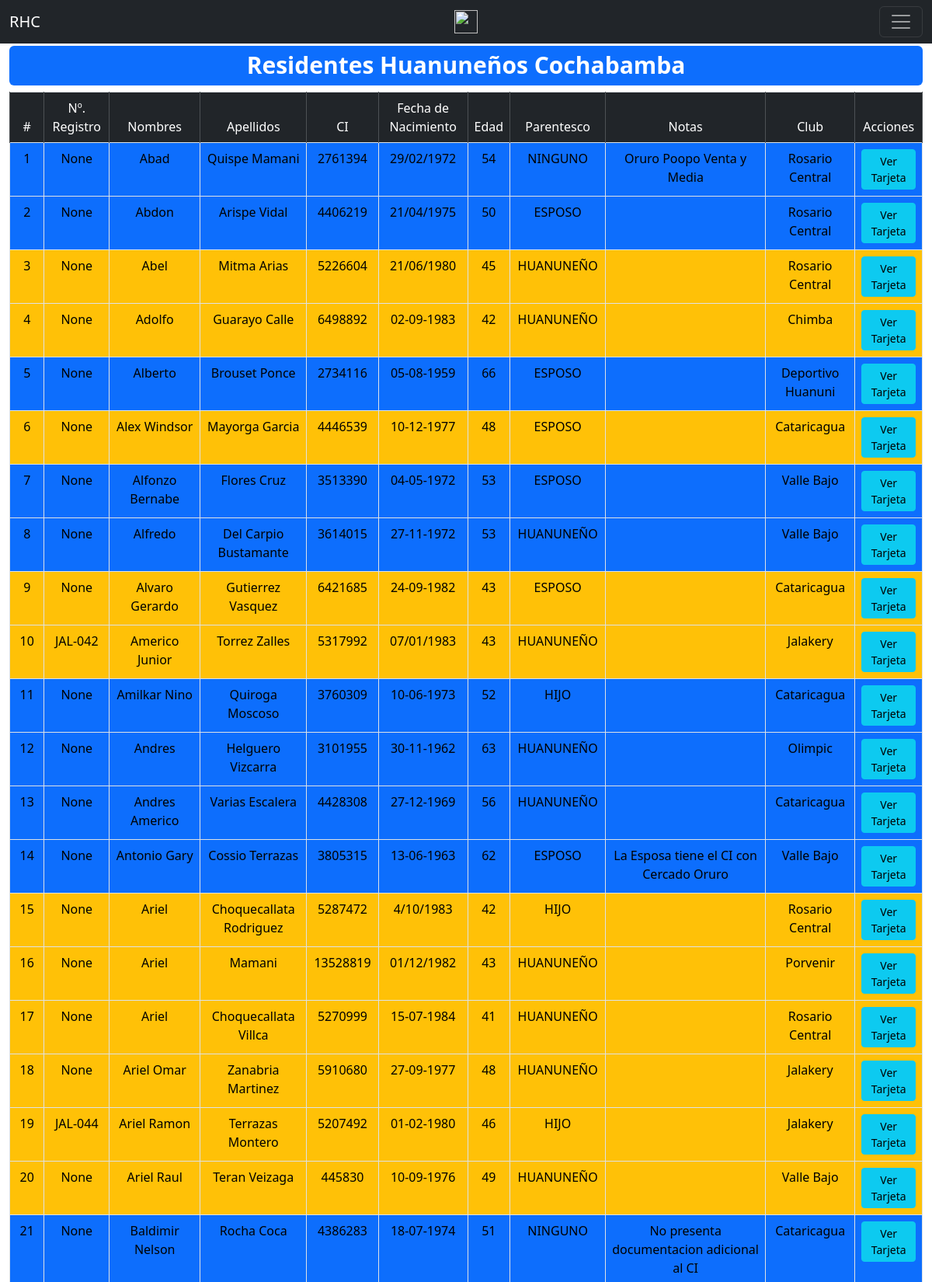
The page /list_player (signed in, upper part) on the database its author committed.
### tables this page shows
CREATE TABLE "player" (
	"register"	TEXT,
	"name"	TEXT,
	"last"	TEXT,
	"ci"	TEXT,
	"fechanacimiento"	TEXT,
	"parentesco"	TEXT,
	"notas"	TEXT,
	"club"	TEXT,
	"gestion"	TEXT DEFAULT 2025
);

### app.py (the view)
@app.route("/list_player", methods=["GET", "POST"])
@login_required
def list_player():
    with sqlite3.connect("rhc_database.db") as con:
        con.row_factory = dict_factory
        cur = con.cursor()
        cur.execute("SELECT rowid, * FROM player order by name")
        rows = cur.fetchall()
    for row in rows:
        fecha_nac = (
            row["fechanacimiento"].replace("/", "-")
            if row["fechanacimiento"].find("/")
            else row["fechanacimiento"]
        )
        row["edad"] = calculate_age(fecha_nac)
        row["bg"] = "bg-primary" if row["edad"] >= 50 else "bg-warning"
    print(rows)
    return render_template("list_player.html", players=rows)

### app.py (called while the page is built)
@login_manager.user_loader
def load_user(user_id):
    with sqlite3.connect("rhc_database.db") as con:
        con.row_factory = dict_factory
        cur = con.cursor()
        cur.execute("SELECT * FROM users WHERE id = ?", [user_id])
        user_data = cur.fetchone()
        if user_data:
            return User(user_data["id"], user_data["username"], user_data["password"])
    return None

def calculate_age(birthdate):
    day, month, year = map(int, birthdate.split("-"))
    today = datetime.date.today()
    age = today.year - year - ((today.month, today.day) < (month, day))
    return age

@app.teardown_appcontext
def close_connection(exception):
    db = getattr(g, "_database", None)
    if db is not None:
        db.close()

def dict_factory(cursor, row):
    d = {}
    for idx, col in enumerate(cursor.description):
        d[col[0]] = row[idx]
    return d

### templates/list_player.html (shortened to what this page needs)
{% extends "base.html" %}
{% block content %}
<div class="container-fluid text-center">
    <div class="row">
        <div class="col">
        <table class="table table-bordered border-ligth" id="listTable">
            <thead>
            <tr>
                <td class="table-dark">#</td>
                <td class="table-dark">Nº. Registro</td>
                <td class="table-dark">Nombres</td>
                <td class="table-dark">Apellidos</td>
                <td class="table-dark">CI</td>
                <td class="table-dark">Fecha de Nacimiento</td>
                <td class="table-dark">Edad</td>
                <td class="table-dark">Parentesco</td>
                <td class="table-dark">Notas</td>
                <td class="table-dark">Club</td>
                <td class="table-dark">Acciones</td>
            </tr>
            </thead>
            {% set index = 1 %}
            {% for player in players %}
            <tr>
                <td class="{{ player.bg }}">{{ loop.index }}</td>
                <td class="{{ player.bg }}">{{ player.register }}</td>
                <td class="{{ player.bg }}">{{ player.name }}</td>
                <td class="{{ player.bg }}">{{ player.last }}</td>
                <td class="{{ player.bg }}">{{ player.ci }}</td>
                <td class="{{ player.bg }}">{{ player.fechanacimiento }}</td>
                <td class="{{ player.bg }}">{{ player.edad }}</td>
                <td class="{{ player.bg }}">{{ player.parentesco }}</td>
                 <td class="{{ player.bg }}">{{ player.notas }}</td>
                 <td class="{{ player.bg }}">{{ player.club }}</td>
                 <td class="{{ player.bg }}">
                     <a href="{{ url_for('player_card', player_id=player.rowid) }}" class="btn btn-sm btn-info">Ver Tarjeta</a>
                 </td>
             </tr>
            {% endfor %}
        </table>
        </div>
    </div>
</div>
{% endblock %}

### templates/base.html (shortened to what this page needs)
<!doctype html>
<html lang="en">
<head>
    <link rel= "stylesheet" type= "text/css" href="{{ url_for('static', filename='styles/bootstrap-5.3.3-dist/css/bootstrap.min.css') }}">
    <link rel= "stylesheet" type= "text/css" href="{{ url_for('static', filename='styles/bootstrap-5.3.3-dist/css/bootstrap-select.min.css') }}">
    <link rel= "stylesheet" type= "text/css" href="{{ url_for('static', filename='styles/bootstrap-5.3.3-dist/css/datatables.css') }}">
</head>
<body>
    <nav class="navbar navbar-dark bg-dark">
        <div class="container-fluid">
            <a class="navbar-brand" href="#">RHC</a>
            <img src="{{ url_for('static', filename='resources/favicon_io/favicon-32x32.png') }}" width="30" height="30" alt="">
            <button class="navbar-toggler" type="button" data-bs-toggle="offcanvas" data-bs-target="#offcanvasDarkNavbar" aria-controls="offcanvasDarkNavbar" aria-label="Toggle navigation">
              <span class="navbar-toggler-icon"></span>
            </button>
    </nav>
    <div class="container-fluid text-center">
        <h1><span class="badge text-bg-primary" style="width: 100%;">Residentes Huanuneños Cochabamba</span></h1>
    </div>
    {% block content %}
    {% endblock %}
</body>
</html>

### rows shown on the page
player: register "None", name "Abad", last "Quispe Mamani", ci "2761394", fechanacimiento "29/02/1972", edad "54", parentesco "NINGUNO", notas "Oruro Poopo Venta y Media", club "Rosario Central"
player: register "None", name "Abdon", last "Arispe Vidal", ci "4406219", fechanacimiento "21/04/1975", edad "50", parentesco "ESPOSO", club "Rosario Central"
player: register "None", name "Abel", last "Mitma Arias", ci "5226604", fechanacimiento "21/06/1980", edad "45", parentesco "HUANUNEÑO", club "Rosario Central"
player: register "None", name "Adolfo", last "Guarayo Calle", ci "6498892", fechanacimiento "02-09-1983", edad "42", parentesco "HUANUNEÑO", club "Chimba"
player: register "None", name "Alberto", last "Brouset Ponce", ci "2734116", fechanacimiento "05-08-1959", edad "66", parentesco "ESPOSO", club "Deportivo Huanuni"
player: register "None", name "Alex Windsor", last "Mayorga Garcia", ci "4446539", fechanacimiento "10-12-1977", edad "48", parentesco "ESPOSO", club "Cataricagua"
player: register "None", name "Alfonzo Bernabe", last "Flores Cruz", ci "3513390", fechanacimiento "04-05-1972", edad "53", parentesco "ESPOSO", club "Valle Bajo"
player: register "None", name "Alfredo", last "Del Carpio Bustamante", ci "3614015", fechanacimiento "27-11-1972", edad "53", parentesco "HUANUNEÑO", club "Valle Bajo"
player: register "None", name "Alvaro Gerardo", last "Gutierrez Vasquez", ci "6421685", fechanacimiento "24-09-1982", edad "43", parentesco "ESPOSO", club "Cataricagua"
player: register "JAL-042", name "Americo Junior", last "Torrez Zalles", ci "5317992", fechanacimiento "07/01/1983", edad "43", parentesco "HUANUNEÑO", club "Jalakery"
player: register "None", name "Amilkar Nino", last "Quiroga Moscoso", ci "3760309", fechanacimiento "10-06-1973", edad "52", parentesco "HIJO", club "Cataricagua"
player: register "None", name "Andres", last "Helguero Vizcarra", ci "3101955", fechanacimiento "30-11-1962", edad "63", parentesco "HUANUNEÑO", club "Olimpic"
player: register "None", name "Andres Americo", last "Varias Escalera", ci "4428308", fechanacimiento "27-12-1969", edad "56", parentesco "HUANUNEÑO", club "Cataricagua"
player: register "None", name "Antonio Gary", last "Cossio Terrazas", ci "3805315", fechanacimiento "13-06-1963", edad "62", parentesco "ESPOSO", notas "La Esposa tiene el CI con Cercado Oruro", club "Valle Bajo"
player: register "None", name "Ariel", last "Choquecallata Rodriguez", ci "5287472", fechanacimiento "4/10/1983", edad "42", parentesco "HIJO", club "Rosario Central"
player: register "None", name "Ariel", last "Mamani", ci "13528819", fechanacimiento "01/12/1982", edad "43", parentesco "HUANUNEÑO", club "Porvenir"
player: register "None", name "Ariel", last "Choquecallata Villca", ci "5270999", fechanacimiento "15-07-1984", edad "41", parentesco "HUANUNEÑO", club "Rosario Central"
player: register "None", name "Ariel Omar", last "Zanabria Martinez", ci "5910680", fechanacimiento "27-09-1977", edad "48", parentesco "HUANUNEÑO", club "Jalakery"
player: register "JAL-044", name "Ariel Ramon", last "Terrazas Montero", ci "5207492", fechanacimiento "01-02-1980", edad "46", parentesco "HIJO", club "Jalakery"
player: register "None", name "Ariel Raul", last "Teran Veizaga", ci "445830", fechanacimiento "10-09-1976", edad "49", parentesco "HUANUNEÑO", club "Valle Bajo"
player: register "None", name "Baldimir Nelson", last "Rocha Coca", ci "4386283", fechanacimiento "18-07-1974", edad "51", parentesco "NINGUNO", notas "No presenta documentacion adicional al CI", club "Cataricagua"
